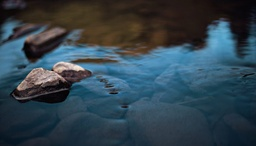
#> input picture water.jpg, 256 x 146 px, shrunk from 877 x 500 before the run
$ python billinear_interpolation.py
#> lines starting #> are read from the running program, lines starting #| are printed output that depends on the picture
#Jeremiah Hsieh ICSI 521 Final Project BIllinear Interpolation
#can use matplotlib, PIL, or opencv for image modules


import numpy as np
import cv2
#imsave deprecated use imwrite?
#use cv2.imwrite because cv2 is bgr not rgb
import imageio

#interpolation function
def bilinear_interp(imArr, posX, posY):
	out = []

	#normalize values
	modXi = int(posX)
	modYi = int(posY)
	modXf = posX - modXi
	modYf = posY - modYi
	modXiPlusOneLim = min(modXi + 1, imArr.shape[1] - 1)
	modYiPlusOneLim = min(modYi + 1,imArr.shape[0] - 1)

	#Get pixel values in four directions
	for channel in range(imArr.shape[2]):
		bl = imArr[modYi, modXi, channel]
		br = imArr[modYi, modXiPlusOneLim, channel]
		tl = imArr[modYiPlusOneLim, modXi, channel]
		tr = imArr[modYiPlusOneLim, modXiPlusOneLim, channel]

		#Calculate interpolation (weighted average)
		b = modXf * br + (1. - modXf) * bl
		t = modXf * tr + (1. - modXf) * tl
		pxf = modYf * t + (1. - modYf) * b
		out.append(int(pxf + 0.5))

	return out


#read in image array
img = cv2.imread('water.jpg')
#> img is the input picture: shape (146, 256, 3); mean B, G, R 77.6, 66.9, 49.5
cv2.imshow('water', img)
cv2.waitKey(0)

#resize image to proper factor
interp = list(map(int, [img.shape[0] * 1.5, img.shape[1] * 1.5, img.shape[2]]))
#> interp = [219, 384, 3]

#put in empty array
interp = np.empty(interp, dtype=np.uint8)
#find proportional location between original image and new larger image so the correct values can be interpolated
rowScale = float(img.shape[0]) / float(interp.shape[0])
#> rowScale = 0.667
colScale = float(img.shape[1]) / float(interp.shape[1])
#> colScale = 0.667

#loop through all pixels
for r in range(1, interp.shape[0]):
    for c in range(1, interp.shape[1]):
        #find position in original image
        orir = r * rowScale
        oric = c * colScale
        #get new values by interpolating
        interp[r, c] = bilinear_interp(img, oric, orir)

#show image
cv2.imshow('water interp', interp)
cv2.waitKey(0)

#save image
cv2.imwrite("water_large.jpg", interp)
#inverse rgb channels
imageio.imwrite("water_large_RGB.jpg", interp)
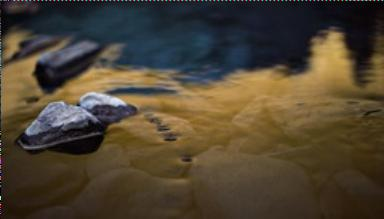
#> saved as water_large_RGB.jpg: shape (219, 384, 3); mean R, G, B 78, 67.2, 49.9


#reverse resizing
#resize image to proper factor
#using this method seems to make the shape not quite equal (ie. 511 instead of 512)
#uninterp = list(map(int, [interp.shape[0] * (1/1.65), interp.shape[1] * (1/1.65), interp.shape[2]]))
uninterp = list(map(int, [img.shape[0], img.shape[1], img.shape[2]]))
#put in empty array
uninterp = np.empty(uninterp, dtype = np.uint8)

#find proportional location between original image and new larger image so the correct values can be interpolated
rowScale = float(interp.shape[0]) / float(uninterp.shape[0])
colScale = float(interp.shape[1]) / float(uninterp.shape[1])

#loop through all pixels
for r in range(1, uninterp.shape[0]):
    for c in range(1, uninterp.shape[1]):
        #find position in original image
        orir = r * rowScale
        oric = c * colScale
        uninterp[r, c] = bilinear_interp(interp, oric, orir)


#save image
cv2.imwrite("water_revert.jpg", uninterp)
imageio.imwrite("water_revert_RGB.jpg", uninterp)
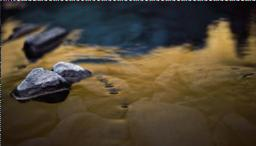
#> saved as water_revert_RGB.jpg: shape (146, 256, 3); mean R, G, B 78.5, 67.7, 50.5

#show image
cv2.imshow('water uninterp', uninterp)
cv2.waitKey(0)


#get difference between original and interpolated image
leftover = img - uninterp
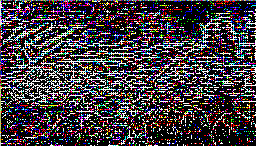
#> leftover: shape (146, 256, 3); mean B, G, R 64.7, 58.1, 66.2
cv2.imshow('water leftover', leftover)
cv2.waitKey(0)
#save image
cv2.imwrite("water_leftover.jpg", leftover)

$ run again, with rabbit.jpg copied over water.jpg
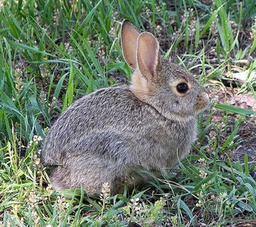
#> input picture rabbit.jpg, 256 x 227 px, shrunk from 320 x 284 before the run
#> img is the input picture: shape (227, 256, 3); mean B, G, R 108.7, 125.3, 111.8
#> after the loop `for r in range(1, interp.shape[0]):`:
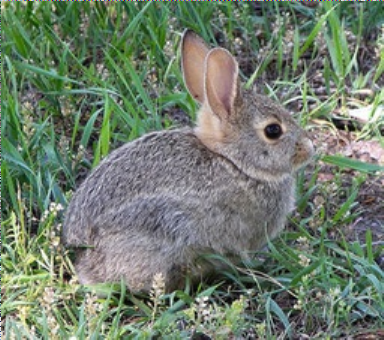
#> interp: shape (340, 384, 3); mean B, G, R 109, 125.4, 112.1
#> `leftover = img - uninterp`:
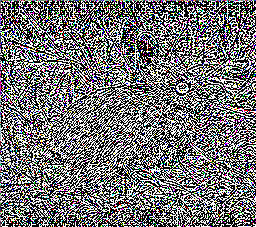
#> leftover: shape (227, 256, 3); mean B, G, R 116.6, 115.2, 116.1
